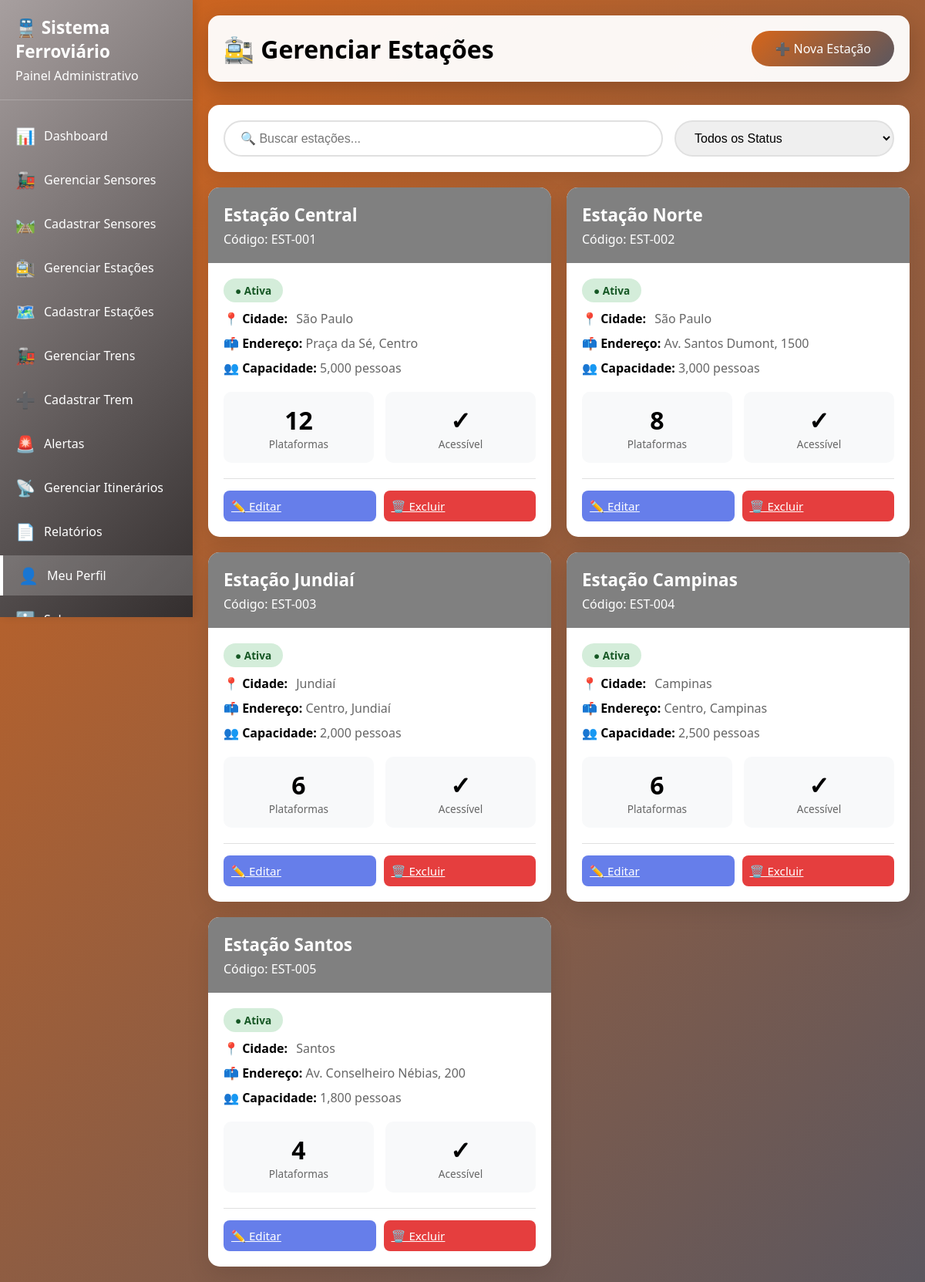
Screenshot of /html/gerenciarestações.php (signed in) with the database file from the repository.
### tables this page shows
CREATE TABLE IF NOT EXISTS estacoes (
	id INT AUTO_INCREMENT PRIMARY KEY,
	codigo VARCHAR(20) NOT NULL UNIQUE,
	nome VARCHAR(100) NOT NULL,
	cidade VARCHAR(100) NOT NULL,
	estado CHAR(2) NOT NULL,
	endereco VARCHAR(255),
	latitude DECIMAL(10, 8),
	longitude DECIMAL(11, 8),
	capacidade INT DEFAULT 0,
	num_plataformas INT DEFAULT 0,
	acessibilidade BOOLEAN DEFAULT FALSE,
	telefone VARCHAR(20),
	email VARCHAR(100),
	status ENUM('ativa', 'inativa', 'manutencao') DEFAULT 'ativa',
	observacoes TEXT,
	data_criacao TIMESTAMP DEFAULT CURRENT_TIMESTAMP,
	INDEX idx_codigo (codigo),
	INDEX idx_status (status),
	INDEX idx_cidade (cidade)
);

### html/gerenciarestações.php (the view, shortened to what this page needs)
<?php
require "../php/conexao.php";
$busca = isset($_GET['busca']) ? $_GET['busca'] : '';
$sql = "SELECT * FROM estacoes WHERE 1=1";
$sql .= " ORDER BY data_criacao DESC";
$resultado = $conexao->query($sql);
?>
<!DOCTYPE html>
<html lang="pt-BR">
<head>
</head>
<body>
     <aside class="sidebar">
        <div class="sidebar-header">
            <h2>🚆 Sistema Ferroviário</h2>
            <p>Painel Administrativo</p>
        </div>
        <ul class="sidebar-menu">
            <li><a href="dashboard.php"><span class="icon">📊</span> Dashboard</a></li>
            <li><a href="gerenciarsensores.php"><span class="icon">🚂</span> Gerenciar Sensores</a></li>
            <li><a href="cadastrarsensores.php"><span class="icon">🛤️</span> Cadastrar Sensores</a></li>
            <li><a href="gerenciarestações.php"><span class="icon">🚉</span> Gerenciar Estações</a></li>
            <li><a href="cadastrarestações.php"><span class="icon">🗺️</span> Cadastrar Estações</a></li>
            <li><a href="gerenciartrens.php"><span class="icon">🚂</span> Gerenciar Trens</a></li>
            <li><a href="cadastrartrem.php"><span class="icon">➕</span> Cadastrar Trem</a></li>
            <li><a href="alertas.php"><span class="icon">🚨</span> Alertas</a></li>
            <li><a href="gerenciaritinerários.php"><span class="icon">📡</span> Gerenciar Itinerários</a></li>
            <li><a href="geraçãorelátorios.php"><span class="icon">📄</span> Relatórios</a></li>
            <li><a href="perfil.php" class="active"><span class="icon">👤</span> Meu Perfil</a></li>
            <li><a href="sobre.php"><span class="icon">ℹ️</span> Sobre</a></li>
        </ul>
    </aside>
    <main class="main-content">
        <header>
            <h1>🚉 Gerenciar Estações</h1>
            <a href="cadastrarestações.php" class="btn-nova">➕ Nova Estação</a>
        </header>
        <form method="GET" class="search-filter">
            <input type="text" name="busca" placeholder="🔍 Buscar estações..."
                value="<?php echo htmlspecialchars($busca); ?>">
            <select name="status" onchange="this.form.submit()">
                <option value="">Todos os Status</option>
            </select>
        </form>
        <div class="estacoes-grid">
            <?php if ($resultado && $resultado->num_rows > 0): ?>
                <?php while ($estacao = $resultado->fetch_assoc()): ?>
                    <div class="estacao-card">
                        <div class="estacao-header">
                            <h3><?php echo htmlspecialchars($estacao['nome']); ?></h3>
                            <p>Código: <?php echo htmlspecialchars($estacao['codigo']); ?></p>
                        </div>
                        <div class="estacao-body">
                            <span class="estacao-status status-<?php echo $estacao['status']; ?>">
                                ● <?php echo ucfirst($estacao['status']); ?>
                            </span>
                            <div class="estacao-info">
                                <p><strong>📍 Cidade:</strong> <?php echo htmlspecialchars($estacao['cidade']); ?></p>
                                <p><strong>📫 Endereço:</strong> <?php echo htmlspecialchars($estacao['endereco']); ?></p>
                                <p><strong>👥 Capacidade:</strong> <?php echo number_format($estacao['capacidade']); ?> pessoas
                                </p>
                            </div>
                            <div class="estacao-stats">
                                <div class="stat-box">
                                    <div class="number"><?php echo $estacao['num_plataformas']; ?></div>
                                    <div class="label">Plataformas</div>
                                </div>
                                <div class="stat-box">
                                    <div class="number"><?php echo $estacao['acessibilidade'] ? '✓' : '✗'; ?></div>
                                    <div class="label">Acessível</div>
                                </div>
                            </div>
                            <div class="estacao-actions">
                                <a href="cadastrarestações.php?editar=<?php echo $estacao['id']; ?>" class="btn btn-editar">✏️
                                    Editar</a>
                                <a href="?excluir=<?php echo $estacao['id']; ?>" class="btn btn-excluir"
                                    onclick="return confirm('Tem certeza que deseja excluir esta estação?')">🗑️ Excluir</a>
                            </div>
                        </div>
                    </div>
                <?php endwhile; ?>
            <?php else: ?>
                <p style="grid-column: 1 / -1; text-align: center; color: white;">Nenhuma estação encontrada.</p>
            <?php endif; ?>
        </div>
    </main>
</body>
</html>

### html/gerenciarestações.php (style rules this page uses)
* { margin: 0; padding: 0; box-sizing: border-box; }
body { font-family: 'Segoe UI', Tahoma, Geneva, Verdana, sans-serif; background: linear-gradient(135deg, #d6651aff 0%, #5b575fff 100%); min-height: 100vh; padding: 20px; display: flex; }
.sidebar { width: 250px; background: linear-gradient(135deg, #a79f9fff 0%, #332e2eff 100%); color: white; padding: 20px 0; position: fixed; left: 0; top: 0; height: 100vh; overflow-y: auto; box-shadow: 4px 0 10px rgba(0, 0, 0, 0.1); z-index: 1000; }
.sidebar-header { padding: 0 20px 20px; border-bottom: 1px solid rgba(255, 255, 255, 0.2); margin-bottom: 20px; }
.sidebar-header h2 { font-size: 1.4em; margin-bottom: 5px; }
.sidebar-menu { list-style: none; }
.sidebar-menu li { margin-bottom: 5px; }
.sidebar-menu a { display: flex; align-items: center; padding: 12px 20px; color: white; text-decoration: none; transition: background 0.3s ease; gap: 12px; }
.sidebar-menu a:hover, .sidebar-menu a.active { background: rgba(255, 255, 255, 0.2); border-left: 4px solid white; }
.sidebar-menu a .icon { font-size: 1.3em; width: 25px; text-align: center; }
.main-content { margin-left: 250px; flex: 1; max-width: 1400px; }
header { background: rgba(255, 255, 255, 0.95); padding: 20px; border-radius: 15px; margin-bottom: 30px; box-shadow: 0 10px 30px rgba(0, 0, 0, 0.2); display: flex; justify-content: space-between; align-items: center; flex-wrap: wrap; gap: 15px; }
h1 { color: black; font-size: 2em; }
.btn-nova { background: linear-gradient(135deg, #d6651aff 0%, #5b575fff 100%); color: white; padding: 12px 30px; border: none; border-radius: 25px; font-size: 1em; cursor: pointer; text-decoration: none; display: inline-block; }
.search-filter { background: white; padding: 20px; border-radius: 15px; margin-bottom: 20px; box-shadow: 0 5px 20px rgba(0, 0, 0, 0.1); display: grid; grid-template-columns: 2fr 1fr; gap: 15px; }
.search-filter input, .search-filter select { padding: 12px 20px; border: 2px solid #e0e0e0; border-radius: 25px; font-size: 1em; }
.estacoes-grid { display: grid; grid-template-columns: repeat(auto-fill, minmax(350px, 1fr)); gap: 20px; }
.estacao-card { background: white; border-radius: 15px; overflow: hidden; box-shadow: 0 10px 30px rgba(0, 0, 0, 0.1); transition: transform 0.3s ease; }
.estacao-header { background: gray; color: white; padding: 20px; }
.estacao-header h3 { font-size: 1.4em; margin-bottom: 5px; }
.estacao-body { padding: 20px; }
.estacao-info p { margin: 10px 0; color: #666; }
.estacao-info strong { color: black; min-width: 90px; display: inline-block; }
.estacao-stats { display: grid; grid-template-columns: repeat(2, 1fr); gap: 15px; margin: 20px 0; }
.stat-box { background: #f8f9fa; padding: 15px; border-radius: 10px; text-align: center; }
.stat-box .number { font-size: 2em; font-weight: bold; color: black; }
.stat-box .label { font-size: 0.85em; color: #666; }
.estacao-status { display: inline-block; padding: 6px 15px; border-radius: 20px; font-size: 0.85em; font-weight: bold; }
.status-ativa { background: #d4edda; color: #155724; }
.estacao-actions { display: flex; gap: 10px; padding-top: 15px; border-top: 1px solid #e0e0e0; }
.btn { flex: 1; padding: 10px; border: none; border-radius: 8px; cursor: pointer; font-size: 0.95em; transition: all 0.3s ease; font-weight: 500; }
.btn-editar { background: #667eea; color: white; }
.btn-excluir { background: #e53e3e; color: white; }

### rows the page displays
estacoes: nome "Estação Central", codigo "EST-001", status "Ativa", cidade "São Paulo", endereco "Praça da Sé, Centro", capacidade "5,000", num_plataformas "12"
estacoes: nome "Estação Norte", codigo "EST-002", status "Ativa", cidade "São Paulo", endereco "Av. Santos Dumont, 1500", capacidade "3,000", num_plataformas "8"
estacoes: nome "Estação Jundiaí", codigo "EST-003", status "Ativa", cidade "Jundiaí", endereco "Centro, Jundiaí", capacidade "2,000", num_plataformas "6"
estacoes: nome "Estação Campinas", codigo "EST-004", status "Ativa", cidade "Campinas", endereco "Centro, Campinas", capacidade "2,500", num_plataformas "6"
estacoes: nome "Estação Santos", codigo "EST-005", status "Ativa", cidade "Santos", endereco "Av. Conselheiro Nébias, 200", capacidade "1,800", num_plataformas "4"
